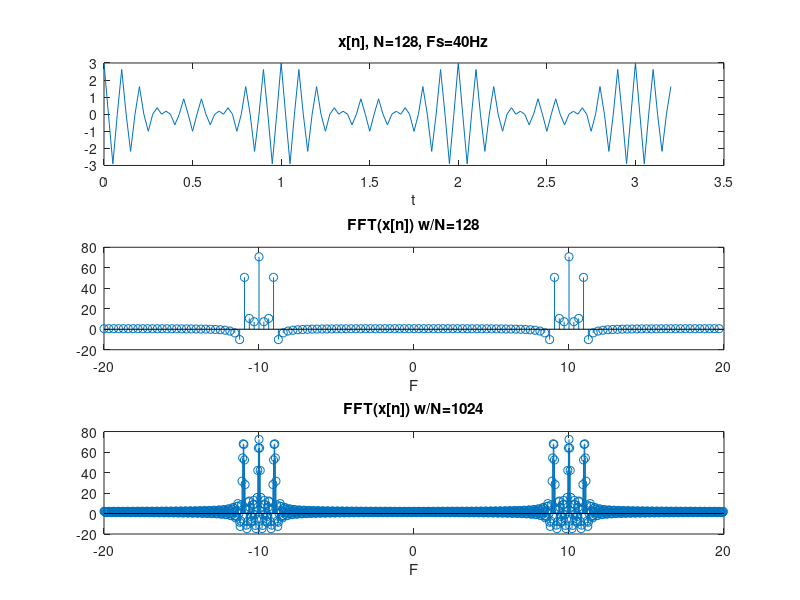

MATLAB code to generate this figure:
% Quyen Hua
% EE6713
% M9
% P8.44
% 

clear all
close all
clc

% Fs = 40Hz

t = 0:1/40:128/40; %128 sample of x[n] at 40Hz...

xn = cos(20*pi*t)+cos(18*pi*t)+cos(22*pi*t);

% (a) 128 pnt fft
x_fft128 = fft(xn,128);
% (b) 1024 pnt fft
x_fft1024 = fft(xn,1024);

subplot(3,1,1)
plot(t,xn)
title('x[n], N=128, Fs=40Hz')
xlabel('t')
subplot(3,1,2)
w128 = -20:40/128:20-40/128;
stem(w128,x_fft128)
title('FFT(x[n]) w/N=128')
xlabel('F')
subplot(3,1,3)
w1024 = -20:40/1024:20-40/1024;
stem(w1024,x_fft1024)
title('FFT(x[n]) w/N=1024')
xlabel('F')
